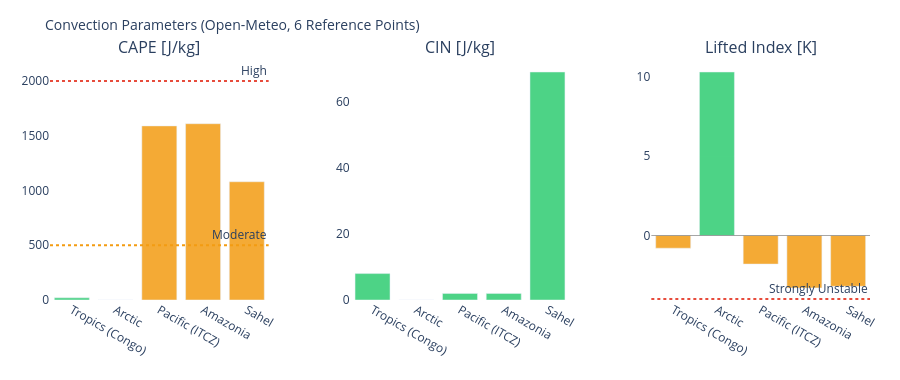

The notebook cell this image was saved under:
### Markdown cell above
---
## 3. Visualizations

### Code cell
# ============================================================
# CAPE / CIN / LIFTED INDEX – Convection potential
# ============================================================

if not df_atm.empty:
    fig = make_subplots(
        rows=1, cols=3,
        subplot_titles=['CAPE [J/kg]', 'CIN [J/kg]', 'Lifted Index [K]'],
        horizontal_spacing=0.1
    )
    pts = df_atm['point'].tolist()
    pt_colors = ['#E85D24','#185FA5','#888780','#378ADD','#639922','#F2A623']

    # CAPE – höher = mehr Gewitterpotential
    cape_vals = df_atm['cape'].fillna(0).tolist()
    cape_colors = ['#e74c3c' if v > 2000 else '#f39c12' if v > 500 else '#2ecc71'
                   for v in cape_vals]
    fig.add_trace(go.Bar(x=pts, y=cape_vals, marker_color=cape_colors,
                         opacity=0.85, showlegend=False), row=1, col=1)
    fig.add_hline(y=2000, line_dash='dot', line_color='#e74c3c',
                  annotation_text='High', row=1, col=1)
    fig.add_hline(y=500,  line_dash='dot', line_color='#f39c12',
                  annotation_text='Moderate', row=1, col=1)

    # CIN – negativer = stärker gedeckelt (weniger Auslöse)
    cin_vals = df_atm['cin'].fillna(0).tolist()
    cin_colors = ['#e74c3c' if v < -200 else '#f39c12' if v < -50 else '#2ecc71'
                  for v in cin_vals]
    fig.add_trace(go.Bar(x=pts, y=cin_vals, marker_color=cin_colors,
                         opacity=0.85, showlegend=False), row=1, col=2)

    # Lifted Index – negativ = instabil
    li_vals = df_atm['li'].fillna(0).tolist()
    li_colors = ['#e74c3c' if v < -4 else '#f39c12' if v < 0 else '#2ecc71'
                 for v in li_vals]
    fig.add_trace(go.Bar(x=pts, y=li_vals, marker_color=li_colors,
                         opacity=0.85, showlegend=False), row=1, col=3)
    fig.add_hline(y=0, line_color='gray', line_width=0.7, row=1, col=3)
    fig.add_hline(y=-4, line_dash='dot', line_color='#e74c3c',
                  annotation_text='Strongly Unstable', row=1, col=3)

    fig.update_layout(
        title=dict(text='Convection Parameters (Open-Meteo, 6 Reference Points)', font=dict(size=14)),
        height=380, plot_bgcolor='rgba(0,0,0,0)', paper_bgcolor='rgba(0,0,0,0)',
        margin=dict(l=50, r=30, t=60, b=80)
    )
    fig.update_xaxes(tickangle=30)
    fig.show()

### Figure 1 — Plotly figure (JSON) as saved in the notebook; plotly's stock layout.template omitted (floating-point values rounded to 4 significant figures)
{"data": [{"marker": {"color": ["#2ecc71", "#2ecc71", "#f39c12", "#f39c12", "#f39c12"]}, "opacity": 0.85, "showlegend": false, "type": "bar", "x": ["Tropics (Congo)", "Arctic", "Pacific (ITCZ)", "Amazonia", "Sahel"], "xaxis": "x", "y": [20.0, 0.0, 1590.0, 1610.0, 1080.0], "yaxis": "y"}, {"marker": {"color": ["#2ecc71", "#2ecc71", "#2ecc71", "#2ecc71", "#2ecc71"]}, "opacity": 0.85, "showlegend": false, "type": "bar", "x": ["Tropics (Congo)", "Arctic", "Pacific (ITCZ)", "Amazonia", "Sahel"], "xaxis": "x2", "y": [8.0, 0.0, 2.0, 2.0, 69.0], "yaxis": "y2"}, {"marker": {"color": ["#f39c12", "#2ecc71", "#f39c12", "#f39c12", "#f39c12"]}, "opacity": 0.85, "showlegend": false, "type": "bar", "x": ["Tropics (Congo)", "Arctic", "Pacific (ITCZ)", "Amazonia", "Sahel"], "xaxis": "x3", "y": [-0.8, 10.3, -1.8, -3.3, -3.2], "yaxis": "y3"}], "layout": {"annotations": [{"font": {"size": 16}, "showarrow": false, "text": "CAPE [J/kg]", "x": 0.1333, "xanchor": "center", "xref": "paper", "y": 1.0, "yanchor": "bottom", "yref": "paper"}, {"font": {"size": 16}, "showarrow": false, "text": "CIN [J/kg]", "x": 0.5, "xanchor": "center", "xref": "paper", "y": 1.0, "yanchor": "bottom", "yref": "paper"}, {"font": {"size": 16}, "showarrow": false, "text": "Lifted Index [K]", "x": 0.8667, "xanchor": "center", "xref": "paper", "y": 1.0, "yanchor": "bottom", "yref": "paper"}, {"showarrow": false, "text": "High", "x": 1, "xanchor": "right", "xref": "x domain", "y": 2000, "yanchor": "bottom", "yref": "y"}, {"showarrow": false, "text": "Moderate", "x": 1, "xanchor": "right", "xref": "x domain", "y": 500, "yanchor": "bottom", "yref": "y"}, {"showarrow": false, "text": "Strongly Unstable", "x": 1, "xanchor": "right", "xref": "x3 domain", "y": -4, "yanchor": "bottom", "yref": "y3"}], "height": 380, "margin": {"b": 80, "l": 50, "r": 30, "t": 60}, "paper_bgcolor": "rgba(0,0,0,0)", "plot_bgcolor": "rgba(0,0,0,0)", "shapes": [{"line": {"color": "#e74c3c", "dash": "dot"}, "type": "line", "x0": 0, "x1": 1, "xref": "x domain", "y0": 2000, "y1": 2000, "yref": "y"}, {"line": {"color": "#f39c12", "dash": "dot"}, "type": "line", "x0": 0, "x1": 1, "xref": "x domain", "y0": 500, "y1": 500, "yref": "y"}, {"line": {"color": "gray", "width": 0.7}, "type": "line", "x0": 0, "x1": 1, "xref": "x3 domain", "y0": 0, "y1": 0, "yref": "y3"}, {"line": {"color": "#e74c3c", "dash": "dot"}, "type": "line", "x0": 0, "x1": 1, "xref": "x3 domain", "y0": -4, "y1": -4, "yref": "y3"}], "title": {"font": {"size": 14}, "text": "Convection Parameters (Open-Meteo, 6 Reference Points)"}, "xaxis": {"anchor": "y", "domain": [0.0, 0.2667], "tickangle": 30}, "xaxis2": {"anchor": "y2", "domain": [0.3667, 0.6333], "tickangle": 30}, "xaxis3": {"anchor": "y3", "domain": [0.7333, 1.0], "tickangle": 30}, "yaxis": {"anchor": "x", "domain": [0.0, 1.0]}, "yaxis2": {"anchor": "x2", "domain": [0.0, 1.0]}, "yaxis3": {"anchor": "x3", "domain": [0.0, 1.0]}}}
